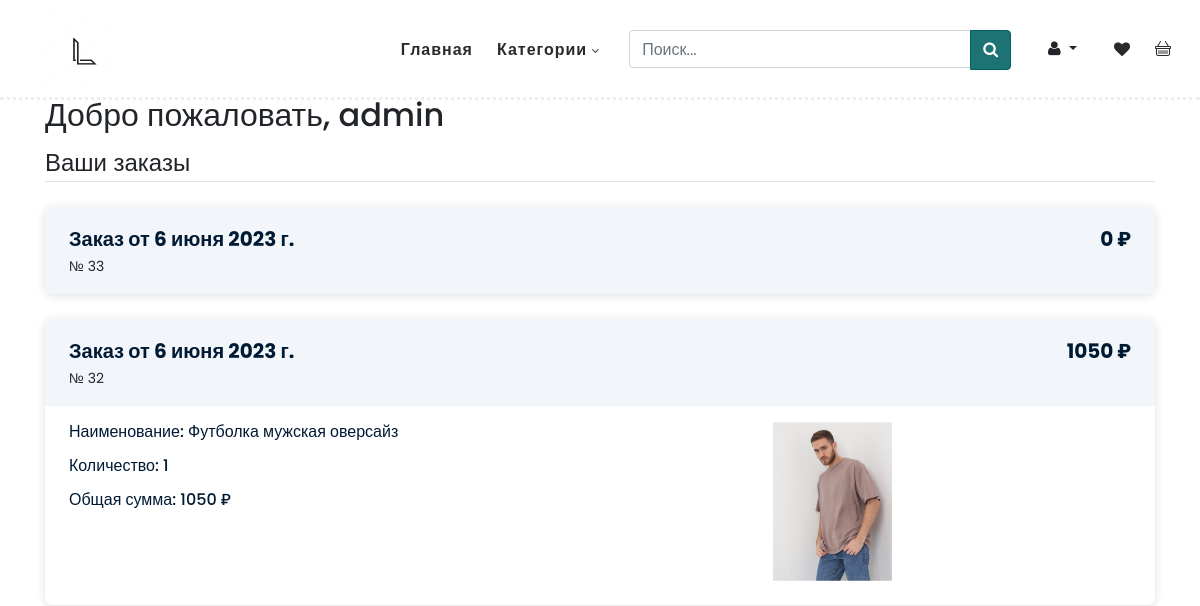
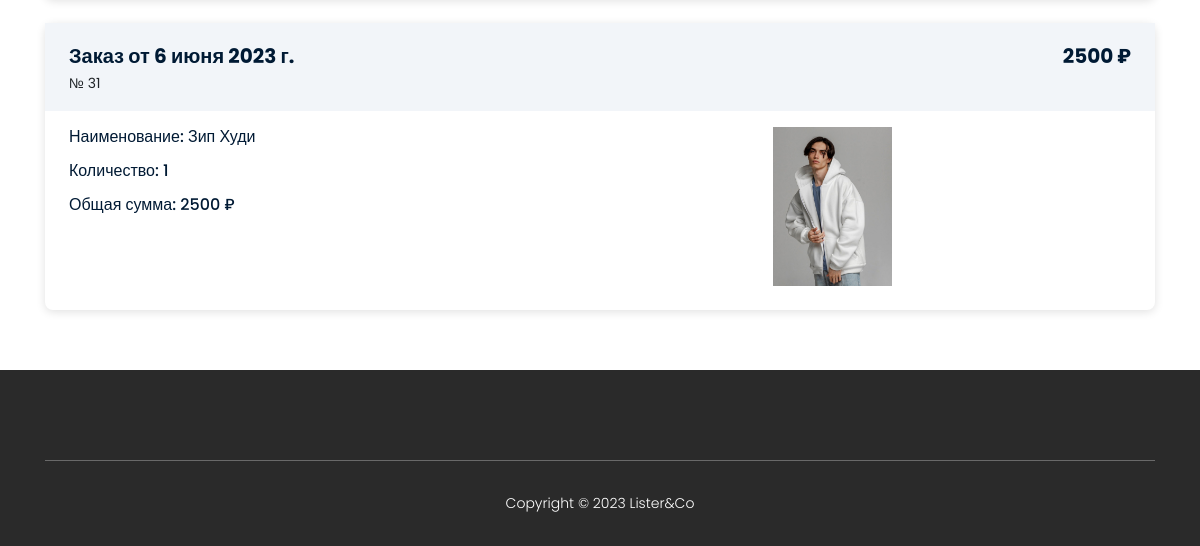
Page /profile/admin (signed in) on the earlier database version (2 pictures, top to bottom).
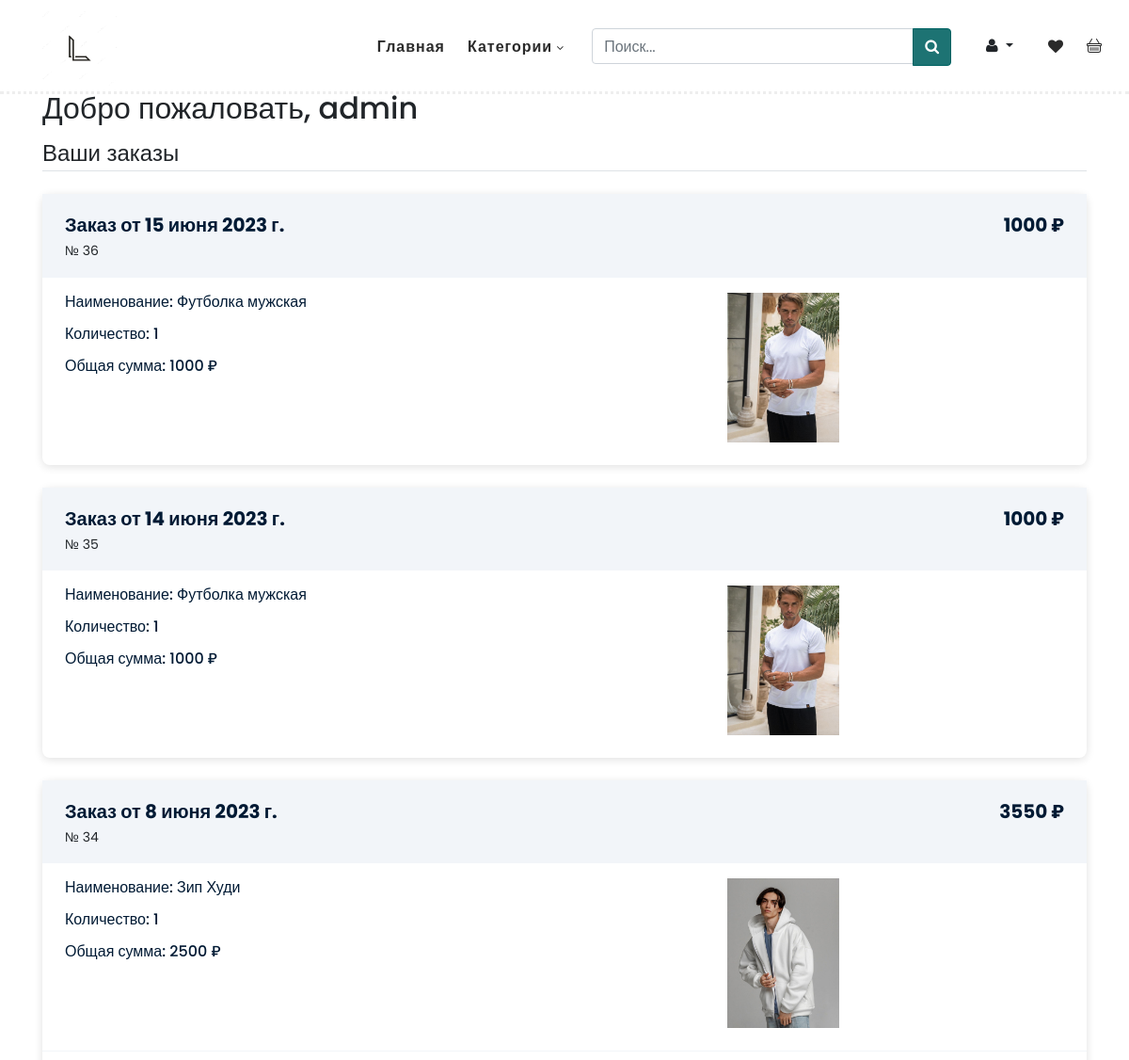
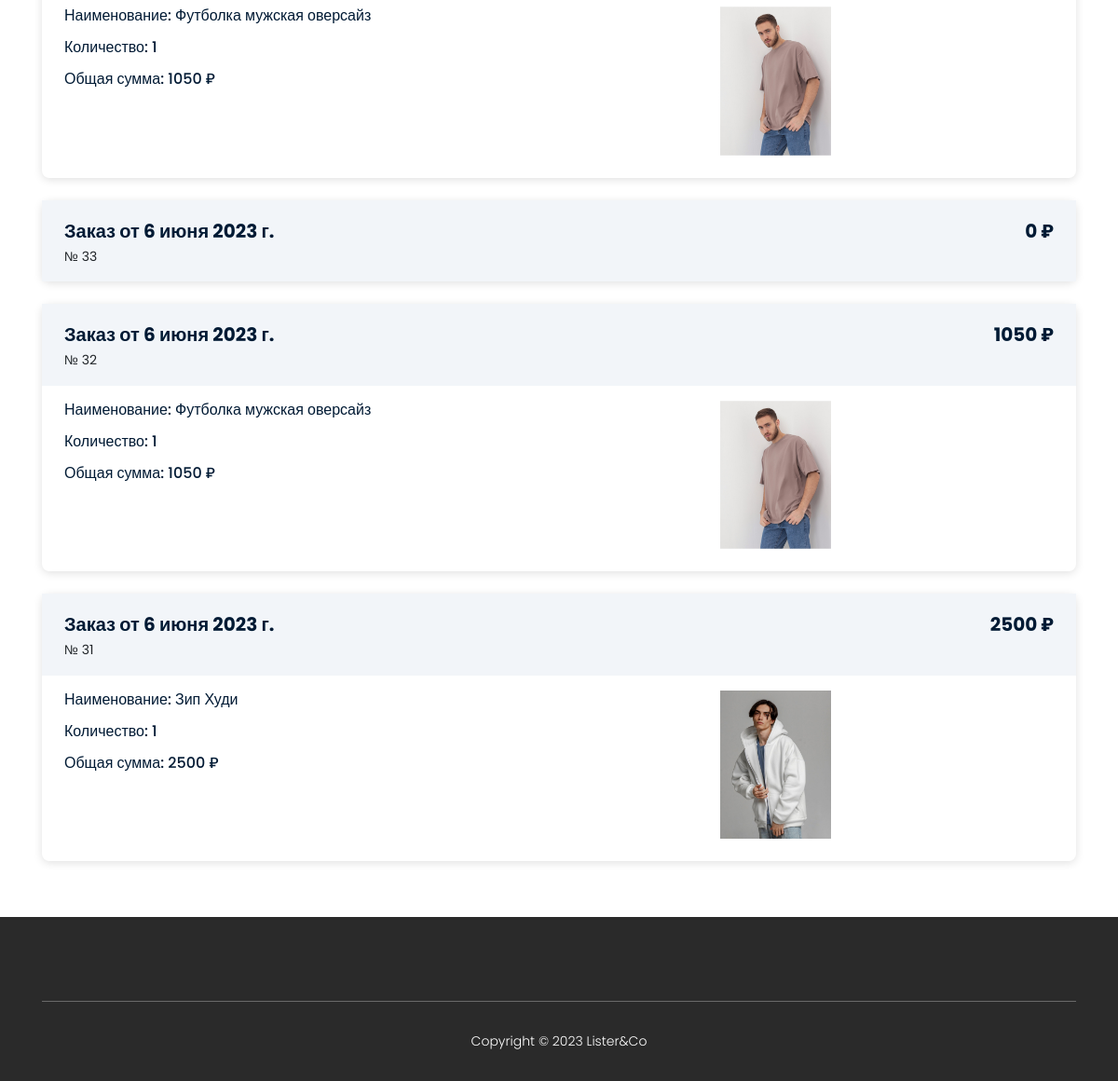
Same page on the later database version (2 pictures, top to bottom).
### order/models.py (models this page shows, shortened)
class Order(models.Model):
    customer = models.ForeignKey(User, on_delete=models.CASCADE, related_name='orders', verbose_name='Заказы')
    time_create = models.DateField(auto_now_add=True, null=True)
    first_name = models.CharField(max_length=100, verbose_name='Имя')
    last_name = models.CharField(max_length=100, verbose_name='Фамилия')
    street = models.CharField(max_length=20, verbose_name='Улица')
    house = models.CharField(max_length=20, verbose_name='Дом')
    city = models.CharField(max_length=20, verbose_name='Город')
    region = models.CharField(max_length=20, verbose_name='Область')
    index = models.CharField(max_length=12, verbose_name='Индекс')
    country = models.CharField(max_length=20, verbose_name='Страна')
    phone_number = models.TextField(max_length=200, null=True, verbose_name='Номер телефона')
    updated = models.DateTimeField(auto_now=True)
    def get_total_cost(self):
        return sum(item.get_cost() for item in self.items.all())
    class Meta:
        verbose_name = 'Заказ'
        verbose_name_plural = 'Заказы'

class OrderItem(models.Model):
    order = models.ForeignKey(Order, related_name='items', on_delete=models.PROTECT, verbose_name='Отношение к заказу')
    product = models.ForeignKey(Product, related_name='order_items', on_delete=models.PROTECT, verbose_name='Что заказано')
    price = models.IntegerField(verbose_name='Цена')
    quantity = models.PositiveIntegerField(default=1, verbose_name='Количество')
    size = models.CharField(max_length=3, verbose_name='Размер', default='XS')
    class Meta:
        verbose_name = 'Заказанный товар'
        verbose_name_plural = 'Заказанные товары'
    def get_cost(self):
        return self.price * self.quantity

### store/models.py (models this page shows, shortened)
class Product(models.Model):
    name = models.CharField(max_length=100)
    description = models.TextField()
    materials = models.CharField(max_length=100)
    price = models.IntegerField(null=True)
    photo = models.ImageField(upload_to="photos/%Y/%m/%d", null=True)
    photo2 = models.ImageField(upload_to="photos/%Y/%m/%d", null=True)
    photo3 = models.ImageField(upload_to="photos/%Y/%m/%d", null=True)
    time_create = models.TimeField(auto_now_add=True)
    category = models.ForeignKey('Category', on_delete=models.PROTECT)
    class Meta:
        verbose_name = 'Одежда'
        verbose_name_plural = 'Одежда'

### store/views.py (the view)
# urls.py: path('profile/<username>', profile, name='profile'),
@login_required
def profile(request, username):
        user = request.user
        user_orders = reversed(Order.objects.filter(customer=request.user))
        user_order_item = OrderItem.objects.all()
        categorys = Category.objects.all()
        data = {
            'user': user,
            'user_orders': user_orders,
            'user_order_item': user_order_item,
            'title': 'Профиль',
            'categorys': categorys,
        }
        return render(request, 'store/profile.html', data)

### store/models.py (called while the page is built)
    def get_absolute_url(self):
        return reverse('category', kwargs={'cid': self.pk})

### store/templates/store/profile.html (shortened to what this page needs)
{% extends 'store/base.html' %}
{% block content %}
<section class="section" id="products">
        <div class="container successful-order">
            <h2>Добро пожаловать, {{user.username}}</h2>
            <div class="orders">
                <legend class="border-bottom mb-4">Ваши заказы</legend>
                {% if user_orders %}
                {% for o in user_orders %}
                <div class="order-detail">
                    <div class="order-info">
                        <div class="tf1">
                            <div class="mf1">
                            <span class="tf2">Заказ от {{o.time_create}}</span>
                            <span class="tf3">№ {{o.id}}</span>
                            </div>
                            <div class="t3f">
                            <span class="tf2">{{o.get_total_cost}} ₽</span>
                            </div>
                        </div>
                    </div>
                    {% for item in user_order_item %}
                    {% if item.order.id == o.id %}
                    <div class="order-details">
                        <div class="re5">
                                <div class="order-padding">
                                    <p class="e6r">Наименование: {{item.product.name}}</p>
                                    <p class="e6r">Количество: {{item.quantity}}</p>
                                    <p class="e6r">Общая сумма: {{item.get_cost}} ₽</p>
                                </div>
                                <div class="oip1">
                                    <img src="{{item.product.photo.url}}" class="order-imgg">
                                </div>
                        </div>
                        </div>
                    {% endif %}
                    {% endfor %}
                </div>
                {% endfor %}
                {% else %}
                <h2>Здесь пока ничего нет</h2>
                {% endif %}
                </div>
            </div>
</section>
{% endblock %}

### store/templates/store/base.html (shortened to what this page needs)
{% load static %}
<!DOCTYPE html>
<html lang="en">
  <head>
    <link rel="stylesheet" type="text/css" href="{% static 'store/assets/css/bootstrap.min.css' %}">
    <link rel="stylesheet" type="text/css" href="{% static 'store/assets/css/font-awesome.css' %}">
    <link rel="stylesheet" href="{% static 'store/assets/css/templatemo-hexashop.css' %}">
    <link rel="stylesheet" href="{% static 'store/assets/css/owl-carousel.css' %}">
    <link rel="stylesheet" href="{% static 'store/assets/css/lightbox.css' %}">
    </head>
    <body>
    <header class="header-area header-sticky">
        <div class="container">
            <div class="row">
                <div class="col-12">
                    <nav class="main-nav">
                        <a href="{% url 'home' %}" class="logo">
                            <img  class="logo-image" src="{%  static 'store/assets/images/logo.png' %}">
                        </a>
                        <ul class="nav">
                            <li class="scroll-to-section"><a href="{% url 'home'  %}">Главная</a></li>
                            <li class="submenu">
                                <a href="javascript:;">Категории</a>
                            </li>
                            <li>
                                <form action="{% url 'search' %}" method="get">
                                    <div class="input-group">
                                        <input type="text" class="form-control" type="search" name="q" placeholder="Поиск...">
                                        <div class="input-group-append">
                                            <a href="{% url 'search' %}"></a><button class="btn btn-secondary" type="submit" style="background-color: #1D7373; border-color:#006363 "></a>
                                            <i class="fa fa-search"></i>
                                        </button>
                                        </div>
                                    </div>
                                </form>
                            </li>
                            <li>
                                <div class="btn-group">
                                  <button type="button" class="btn btn-default dropdown-toggle" data-toggle="dropdown" aria-haspopup="true" aria-expanded="false">
                                    <i class="fa fa-user" aria-hidden="true"></i></a>
                                  </button>
                                </div>
                            </li>
                            <li>
                                {% if request.user.is_authenticated %}
                                <a href="{% url 'favorites' %}"><i class="fa fa-heart" aria-hidden="true"></i></a>
                                {% else %}
                                <a href="{% url 'login' %}"><i class="fa fa-heart" aria-hidden="true"></i></a>
                                {% endif %}
                            </li>
                            <li>
                                {% if not request.user.is_authenticated %}
                                <a class="basket-menu" href="{% url 'login' %}"><svg xmlns="http://www.w3.org/2000/svg" width="16" height="16" fill="currentColor" class="bi bi-basket" viewBox="0 0 16 16">
  <path d="M5.757 1.071a.5.5 0 0 1 .172.686L3.383 6h9.234L10.07 1.757a.5.5 0 1 1 .858-.514L13.783 6H15a1 1 0 0 1 1 1v1a1 1 0 0 1-1 1v4.5a2.5 2.5 0 0 1-2.5 2.5h-9A2.5 2.5 0 0 1 1 13.5V9a1 1 0 0 1-1-1V7a1 1 0 0 1 1-1h1.217L5.07 1.243a.5.5 0 0 1 .686-.172zM2 9v4.5A1.5 1.5 0 0 0 3.5 15h9a1.5 1.5 0 0 0 1.5-1.5V9H2zM1 7v1h14V7H1zm3 3a.5.5 0 0 1 .5.5v3a.5.5 0 0 1-1 0v-3A.5.5 0 0 1 4 10zm2 0a.5.5 0 0 1 .5.5v3a.5.5 0 0 1-1 0v-3A.5.5 0 0 1 6 10zm2 0a.5.5 0 0 1 .5.5v3a.5.5 0 0 1-1 0v-3A.5.5 0 0 1 8 10zm2 0a.5.5 0 0 1 .5.5v3a.5.5 0 0 1-1 0v-3a.5.5 0 0 1 .5-.5zm2 0a.5.5 0 0 1 .5.5v3a.5.5 0 0 1-1 0v-3a.5.5 0 0 1 .5-.5z"/>
</svg></a>
                                {% else %}
                                <a class="basket-menu" href="{% url 'basket_detail' %}"></a>
                                {% endif %}
                            </li>
                        </ul>
                    </nav>
                </div>
            </div>
        </div>
    </header>
    {% block content %}
    {% endblock %}
    <footer>
        <div class="container">
            <div class="row">
                <div class="col-lg-12">
                    <div class="under-footer">
                        <p>Copyright © 2023 Lister&Co
                    </div>
                </div>
            </div>
        </div>
    </footer>
  </body>
</html>

### store/static/store/assets/css/templatemo-hexashop.css (style rules this page uses)
html, body, div, span, applet, object, iframe, h1, h2, h3, h4, h5, h6, p, blockquote, div pre, a, abbr, acronym, address, big, cite, code, del, dfn, em, font, img, ins, kbd, q, s, samp, small, strike, strong, sub, sup, tt, var, b, u, i, center, dl, dt, dd, ol, ul, li, figure, header, nav, section, article, aside, footer, figcaption { margin: 0; padding: 0; border: 0; outline: 0; }
.successful-order { margin-top: 8%; }
.order-detail { border-radius: 8px; box-shadow: 0 2px 10px 0 rgba(0,0,0,.12); display: flex; flex-direction: column; margin-bottom: 24px; }
.order-info { background-color: #f2f5f9 }
.tf1 { display: flex; flex-wrap: wrap; justify-content: flex-start; margin: 20px 24px 18px; }
.tf2 { font-weight: 700; color: #001a34; font-size: 20px; line-height: 1.3; }
.tf3 { display: block; font-size: 14px; line-height: 1.29; margin-right: 8px; margin-top: 4px; }
.order-details { border-top: 1px solid #f2f5f9; }
.basket-menu { position: absolute; top: -3px; }
.e6r { color: #001a34; font-size: 16px; font-weight: 500; line-height: 1.25; margin-bottom: 14px; margin-right: 8px; }
.t3f { flex-shrink: 0; margin-left: auto; -webkit-user-select: none; -moz-user-select: none; user-select: none; }
.re5 { display: flex; padding: 16px 24px 24px; }
.order-padding { width: 700px; }
.order-imgg { width: 20%; }
.oip1 { display: flex; justify-content: center; }
.orders { margin-top: 1%; }
ul, li { padding: 0; margin: 0; list-style: none; }
header, nav, section, article, aside, footer, hgroup { display: block; }
* { box-sizing: border-box; }
html, body { font-family: 'Poppins', sans-serif; font-weight: 400; background-color: #fff; font-size: 16px; -ms-text-size-adjust: 100%; -webkit-font-smoothing: antialiased; -moz-osx-font-smoothing: grayscale; }
a { text-decoration: none !important; }
h1, h2, h3, h4, h5, h6 { margin-top: 0px; margin-bottom: 0px; }
ul { margin-bottom: 0px; }
p { font-size: 14px; line-height: 25px; }
html, body { background: #fff; font-family: 'Poppins', sans-serif; }
.header-area { border-bottom: 3px dotted #eee; box-shadow: none; background-color: #fff; position: absolute; top: 0px; left: 0px; right: 0px; z-index: 100; height: 100px; -webkit-transition: all .5s ease 0s; -moz-transition: all .5s ease 0s; -o-transition: all .5s ease 0s; transition: all .5s ease 0s; }
.header-area .main-nav { min-height: 80px; background: transparent; }
.header-area .main-nav .logo { line-height: 100px; color: #fff; font-size: 28px; font-weight: 700; text-transform: uppercase; letter-spacing: 2px; float: left; -webkit-transition: all 0.3s ease 0s; -moz-transition: all 0.3s ease 0s; -o-transition: all 0.3s ease 0s; transition: all 0.3s ease 0s; }
.header-area .main-nav .nav { float: right; margin-top: 30px; margin-right: 0px; background-color: transparent; -webkit-transition: all 0.3s ease 0s; -moz-transition: all 0.3s ease 0s; -o-transition: all 0.3s ease 0s; transition: all 0.3s ease 0s; position: relative; z-index: 999; }
.header-area .main-nav .nav li { padding-left: 15px; padding-right: 15px; }
.header-area .main-nav .nav li:last-child { padding-right: 0px; }
.header-area .main-nav .nav li a { display: block; font-weight: 600; font-size: 16px; color: #2a2a2a; text-transform: capitalize; -webkit-transition: all 0.3s ease 0s; -moz-transition: all 0.3s ease 0s; -o-transition: all 0.3s ease 0s; transition: all 0.3s ease 0s; height: 40px; line-height: 40px; border: transparent; letter-spacing: 1px; }
.header-area .main-nav .nav li a { color: #2a2a2a; }
.header-area .main-nav .nav li.submenu { position: relative; padding-right: 30px; }
.header-area .main-nav .nav li.submenu:after { font-family: FontAwesome; content: "\f107"; font-size: 12px; color: #2a2a2a; position: absolute; right: 18px; top: 12px; }
.header-area.header-sticky { min-height: 80px; }
.header-area .nav { margin-top: 30px; }
@media (max-width: 1200px) { .header-area .main-nav .nav li { padding-left: 12px; padding-right: 12px; } }
@media (max-width: 1200px) { .header-area .main-nav:before { display: none; } }
@media (min-width: 767px) { .header-area .main-nav .nav { display: flex !important; } }
footer { margin-top: 60px; padding: 60px 0px 30px 0px; background-color: #2a2a2a; }
footer .under-footer { margin-top: 30px; padding-top: 30px; text-align: center; border-top: 1px solid rgba(250,250,250,0.3); }
footer .under-footer p { color: #fff; font-size: 14px; font-weight: 300; }
.logo-image { width: 35%; }

Differences in the rows shown:
added Order: time_create "15 июня 2023 г.", id "36", get_total_cost "1000"
added OrderItem: product.name "Футболка мужская", quantity "1", get_cost "1000", product.photo (picture), shown under "15 июня 2023 г."
added Order: time_create "14 июня 2023 г.", id "35", get_total_cost "1000"
added OrderItem: product.name "Футболка мужская", quantity "1", get_cost "1000", product.photo (picture), shown under "14 июня 2023 г."
added Order: time_create "8 июня 2023 г.", id "34", get_total_cost "3550"
added OrderItem: product.name "Зип Худи", quantity "1", get_cost "2500", product.photo (picture), shown under "8 июня 2023 г."
added OrderItem: product.name "Футболка мужская оверсайз", quantity "1", get_cost "1050", product.photo (picture), shown under "8 июня 2023 г."
